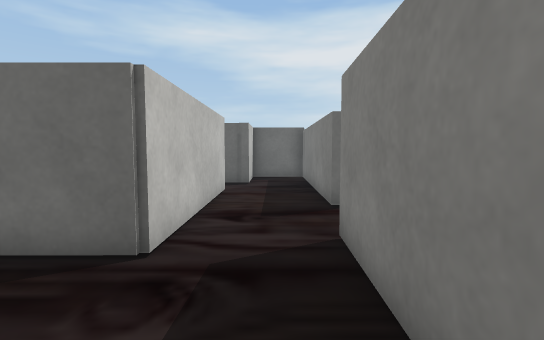
[1] (above)

18 first-person views from a walk through a scene from a Unity 3-D project. The camera is 0.67 m above the floor, tilts 4° down and sees 85° across. The floor is counted in squares, 0.5 m on a side. Each view is taken from the middle of a square. On the plan, view 1 faces up. The plan holds only what a view shows up to about 14 squares ahead; the rest is blank. Some surface patterns are stand-ins.

[2]
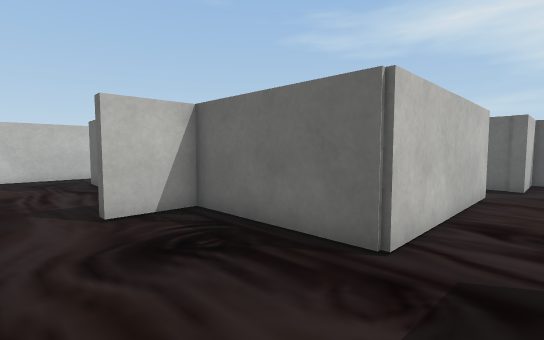

[3]
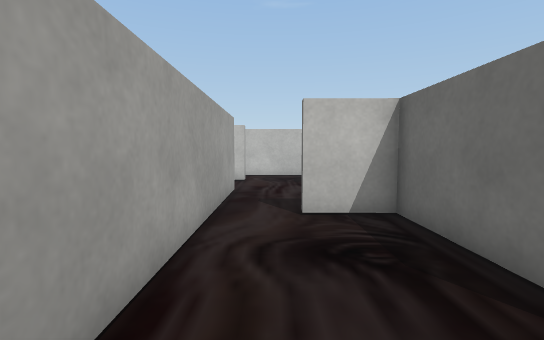

[4]
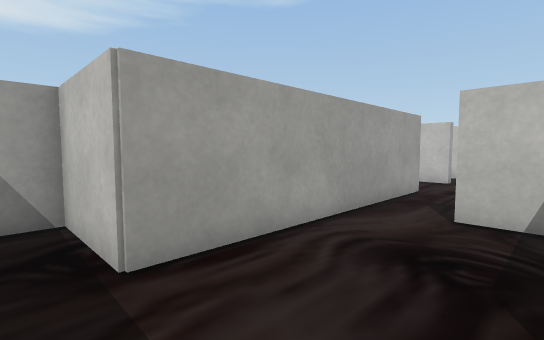

[5]
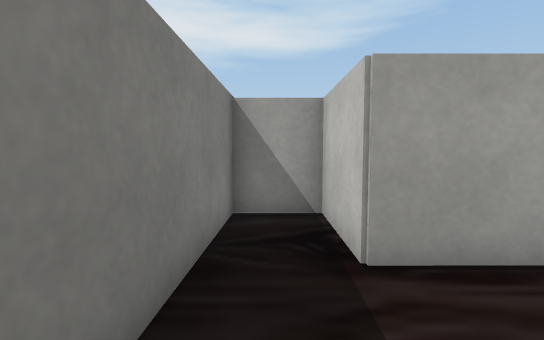

[6]
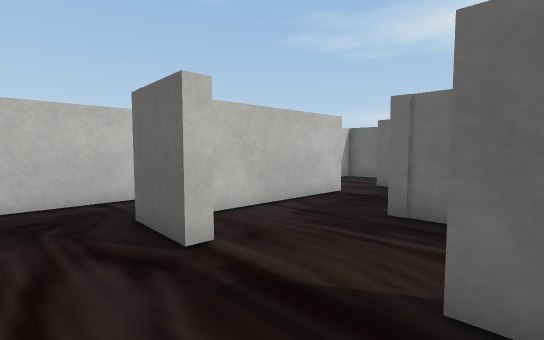

[7]
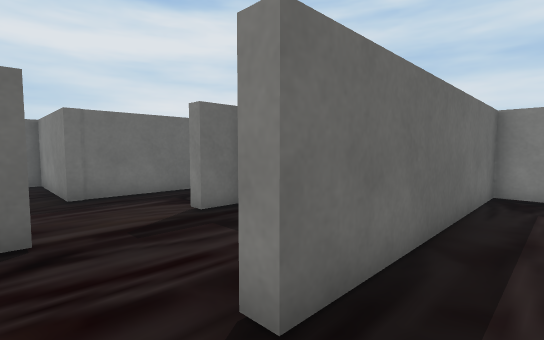

[8]
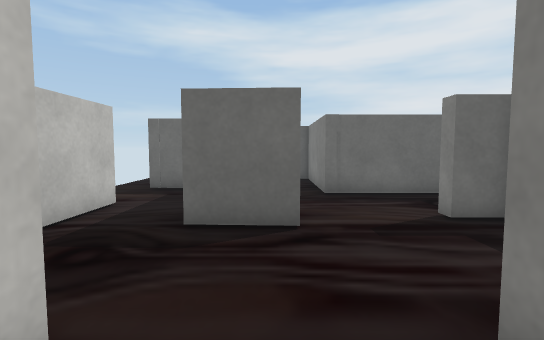

[9]
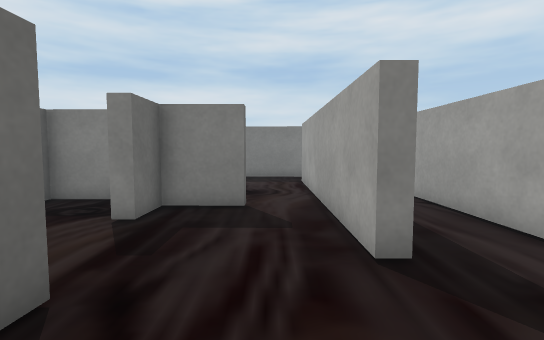

[10]
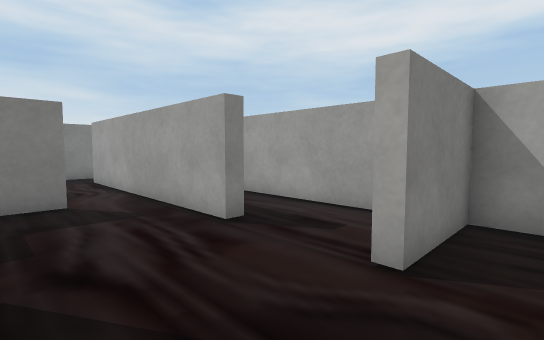

[11]
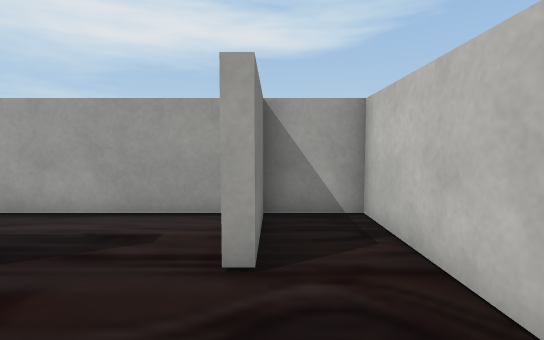

[12]
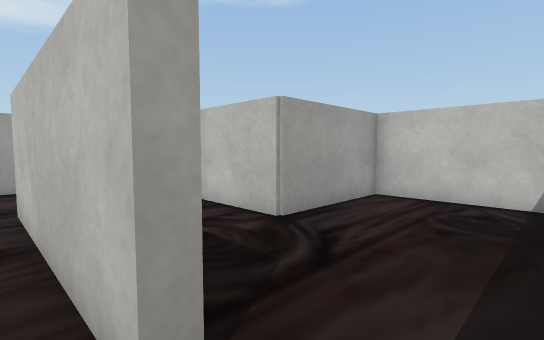

[13]
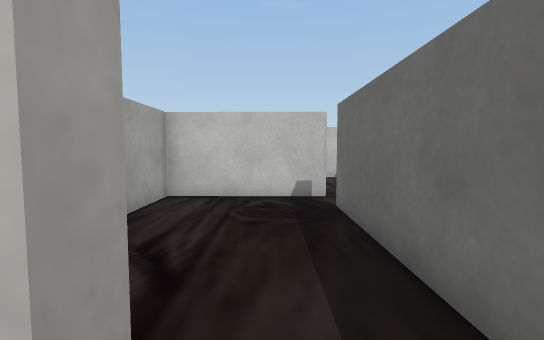

[14]
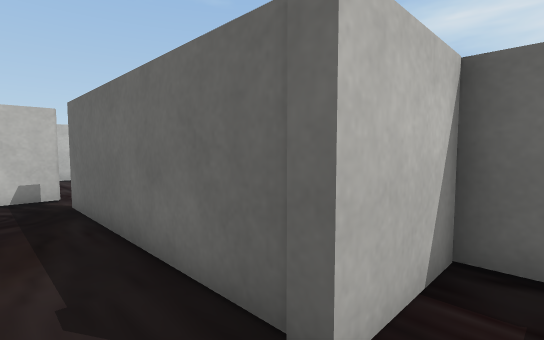

[15]
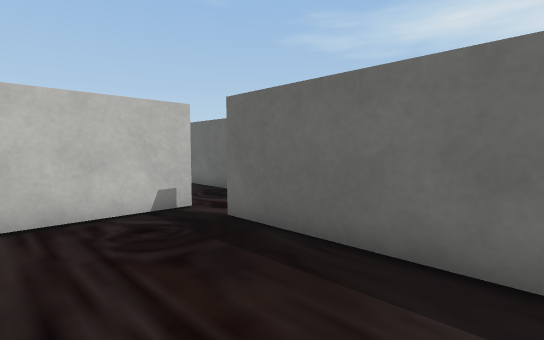

[16]
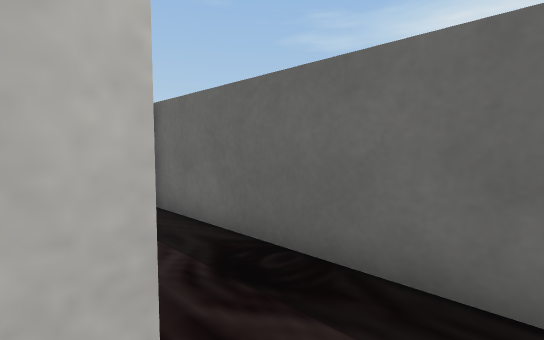

[17]
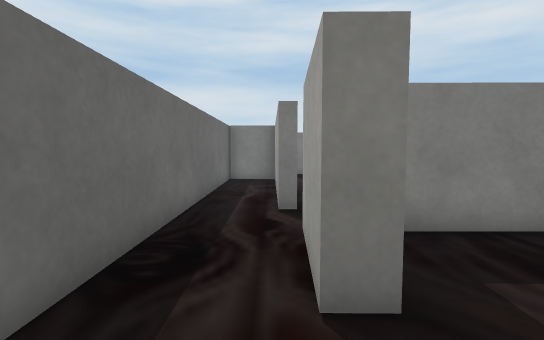

[18]
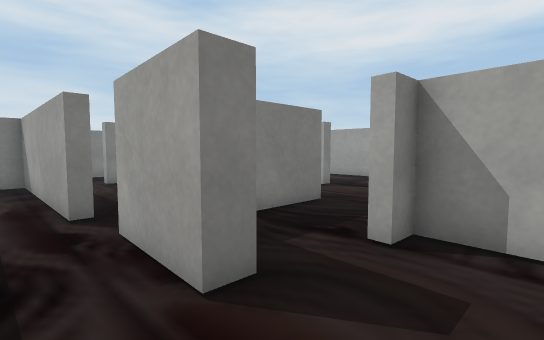

### Floor plan
Ten units are one square. View 1 is at (0, 0); x grows to the right and y downward. Boxes are objects, and circles mark ways between rooms. Rooms are numbered by the first view taken in them; rooms with no view inside come last. Other rooms are left out.
<svg viewBox="-156 -143 175 177">
<path fill="none" stroke="#000" d="M-15 -45 -15 -35 -59 -35 -59 -16M-56 2 -9 2 -9 29 8 29 10 -45M-105 -34 -105 -29M-54 -50 -54 -67 -95 -67 -95 -109 -98 -109M-59 -16 -63 -16 -63 -35 -76 -35 -76 -40M-120 -91 -121 -44M-85 2 -56 2M-105 -29 -126 -30M-120 29 -49 29M-148 -52 -149 29 -128 29 -128 2 -125 2 -125 13M-138 -78 -151 -79M-14 17 -14 6 -95 7 -95 2 -85 2M14 -67 14 -138 -11 -138M-15 -96 -15 -45M-9 -138 -9 -115M-19 -91 -19 -96 -15 -96M-90 -115 -91 -71 -51 -71 -51 -43M-9 -115 -76 -115M-113 -110 -118 -110 -118 -116 -90 -115M-76 -115 -76 -119 -13 -119 -13 -138M-147 -130 -147 -124M-139 -84 -124 -84 -124 -91 -120 -91M-11 -138 -145 -138"/>
<circle cx="-60" cy="-10" r="3" fill="#2a7"/>
<circle cx="-5" cy="-40" r="3" fill="#2a7"/>
<circle cx="-100" cy="-13" r="3" fill="#2a7"/>
<circle cx="-120" cy="-100" r="3" fill="#2a7"/>
<circle cx="-150" cy="-65" r="3" fill="#2a7"/>
<circle cx="-20" cy="-105" r="3" fill="#2a7"/>
<circle cx="-80" cy="-120" r="3" fill="#2a7"/>
<text x="-20" y="-20">1</text>
<text x="-90" y="-50">2</text>
<text x="-110" y="-10">3</text>
<text x="-10" y="-50">4</text>
<text x="-50" y="-90">5</text>
<text x="-100" y="-120">6</text>
</svg>
Room 1 opens to room 2. Room 1 opens to room 4. Room 2 opens to room 3. Room 2 opens to room 6. Room 3 opens to room 4. Room 4 opens to room 5. Room 5 opens to room 6.

Where each view was taken, in squares from view 1:
view 1: 0 up, 0 right, facing up
view 2: 0 up, 0 right, facing up-left
view 3: 1 up, 0 right, facing left
view 4: 3 up, 0 right, facing down-left
view 5: 3 up, 0 right, facing down
view 6: 1 up, 7 left, facing up-left
view 7: 2 down, 11 left, facing up-right
view 8: 2 down, 11 left, facing up
view 9: 1 up, 13 left, facing right
view 10: 3 up, 14 left, facing down-right
view 11: 3 up, 13 left, facing down
view 12: 11 up, 1 left, facing down-left
view 13: 10 up, 1 left, facing left
view 14: 10 up, 0 right, facing up-left
view 15: 8 up, 3 left, facing up-left
view 16: 11 up, 8 left, facing up-left
view 17: 12 up, 14 left, facing right
view 18: 13 up, 14 left, facing down-right
